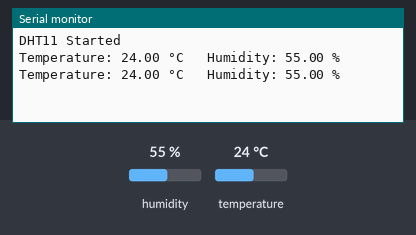
A sketch run on a simulated Arduino Uno, built with avr-gcc and run on an emulated ATmega328P. Parts: the last lines printed to the serial monitor. The inputs (shaded band) are chosen by the test bench; at power-on: humidity 55 %, temperature 24 °C.

Above: at 2.8 s.
2.9 s: humidity set to 22 %
At 5.3 s:
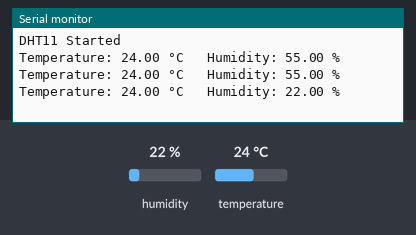
5.6 s: temperature set to 12 °C
At 6.8 s:
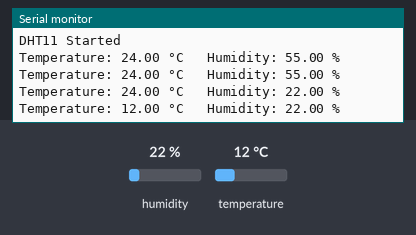
8.3 s: humidity set to 40 %
At 11.6 s:
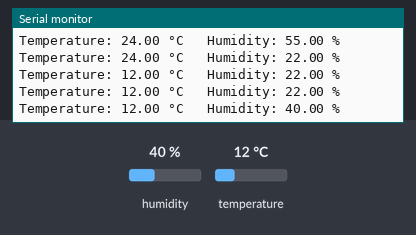
Timing chart, 0 to 13.1 s (numbered marks = the images above; inputs shaded):
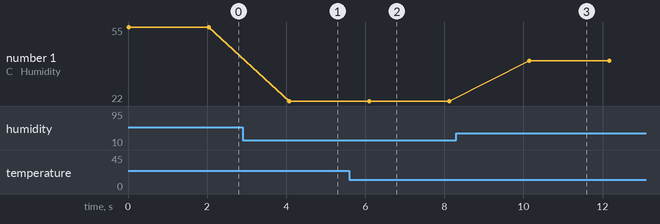

The sketch:

sketch_aug5a.ino
```cpp
#include <DHT.h>

#define DHTPIN 4
#define DHTTYPE DHT11

DHT dht(DHTPIN, DHTTYPE);

void setup() {
  Serial.begin(115200);
  dht.begin();

  Serial.println("DHT11 Started");
}

void loop() {

  float temp = dht.readTemperature();
  float hum = dht.readHumidity();

  if (isnan(temp) || isnan(hum)) {
    Serial.println("Failed to read DHT11");
  } else {
    Serial.print("Temperature: ");
    Serial.print(temp);
    Serial.print(" °C");

    Serial.print("   Humidity: ");
    Serial.print(hum);
    Serial.println(" %");
  }

  delay(2000);
}
```

Measured:
- after the input at 2.9 s, the serial monitor: prints a new line after 1.2 s (image 1)
- after the input at 5.6 s, the serial monitor: prints a new line after 0.50 s (image 2)
- after the input at 8.3 s, the serial monitor: prints a new line after 1.8 s (image 3)
- plotted number 1: 55 → 22 after the input at 2.9 s, 22 → 40 after the input at 8.3 s
